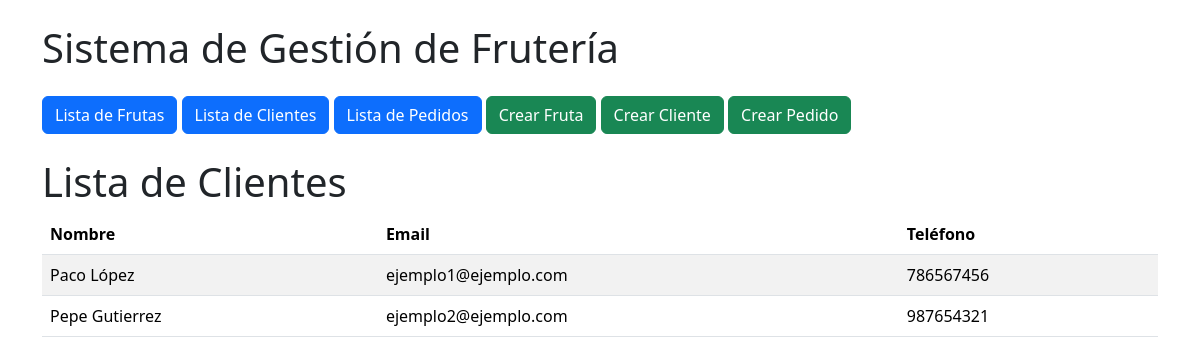
Before: /fruteria/clientes/ with the older database file.
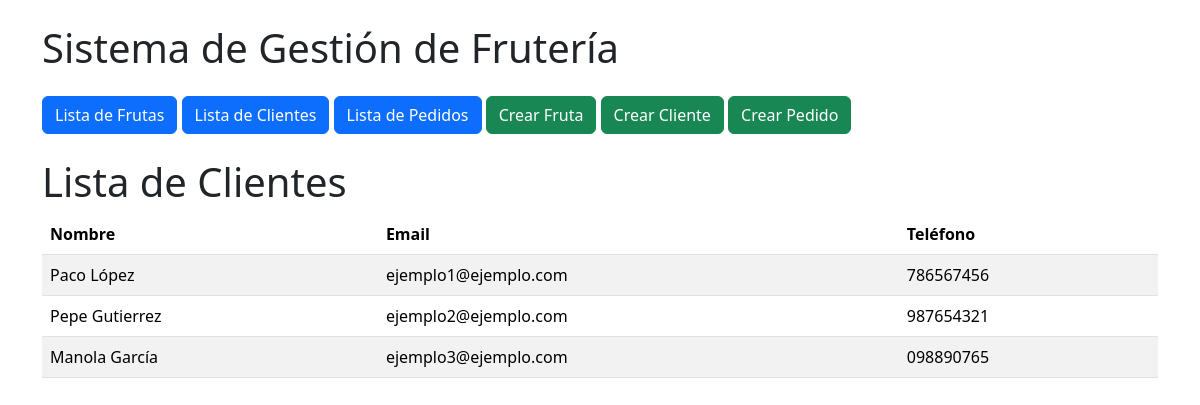
After: the same page with the newer database file.
### fruteria/models.py (models this page shows, shortened)
class Cliente(models.Model):
    nombre = models.CharField(max_length=100)
    email = models.EmailField(unique=True)
    telefono = models.CharField(max_length=15)

### fruteria/views.py (the view)
# urls.py: path('clientes/', views.lista_clientes, name='lista_clientes'),
def lista_clientes(request):
    clientes = Cliente.objects.all()
    return render(request, 'fruteria/clientes.html', {'clientes': clientes})

### templates/fruteria/clientes.html
{% extends "base.html" %}
{% block content %}
  <h1>Lista de Clientes</h1>
  <table class="table table-striped">
    <thead>
      <tr>
        <th>Nombre</th>
        <th>Email</th>
        <th>Teléfono</th>
      </tr>
    </thead>
    <tbody>
    {% for cliente in clientes %}
        <tr>
            <td>{{ cliente.nombre }}</td>
            <td>{{ cliente.email }}</td>
            <td>{{ cliente.telefono }}</td>
        </tr>
    {% endfor %}
    </tbody>
  </table>
{% endblock %}

Changed rows visible on the page:
added Cliente: nombre "Manola García", email "ejemplo3@ejemplo.com", telefono "098890765"
